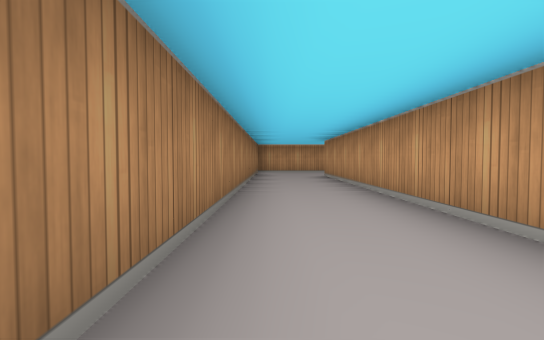
view 1 (above)

21 first-person views from a walk through a cub3D level. The camera is about half as high as the walls, tilts 2° down and sees 85° across. The floor is counted in squares. Each view is taken from the middle of a square. On the plan, view 1 faces up. The plan holds only what a view shows up to about 9 squares ahead; the rest is blank.

view 2
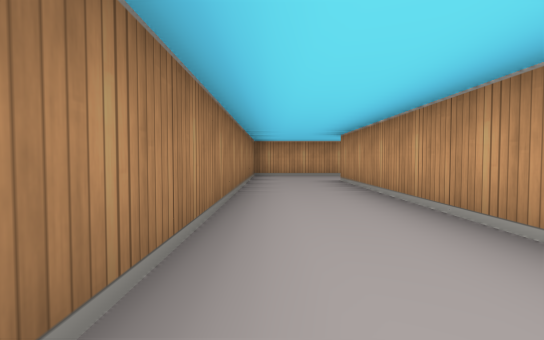

view 3
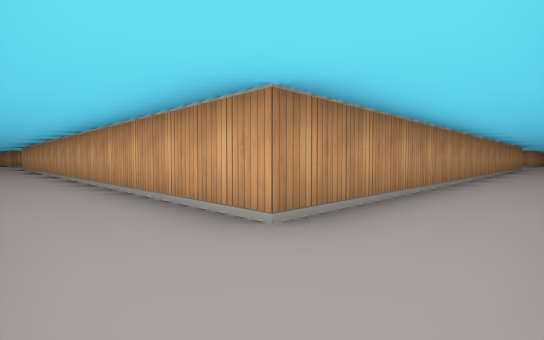

view 4
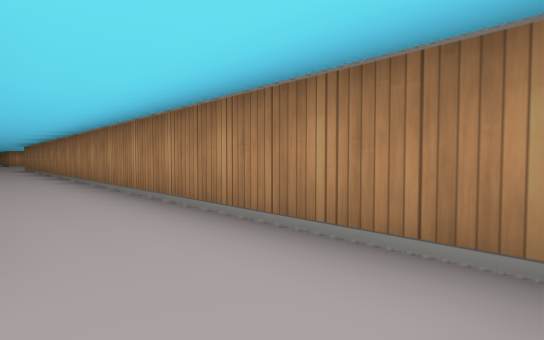

view 5
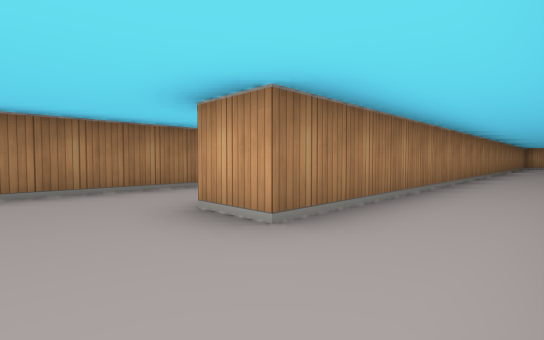

view 6
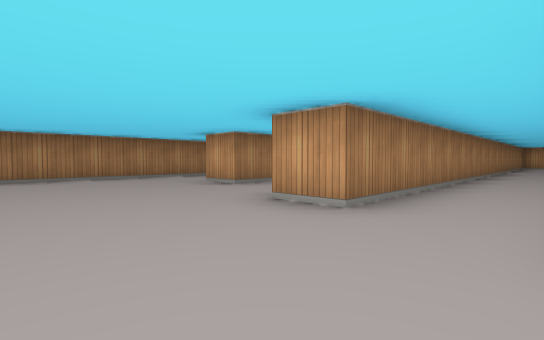

view 7
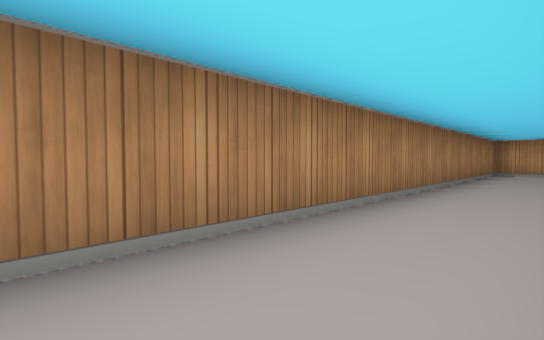

view 8
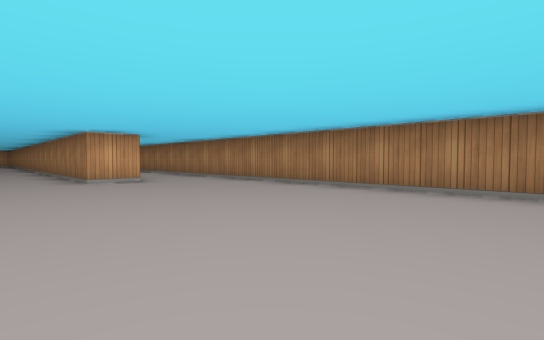

view 9
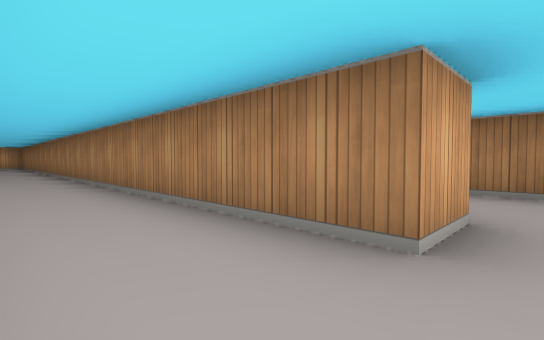

view 10
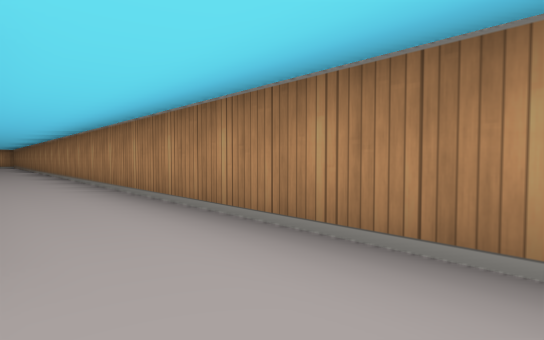

view 11
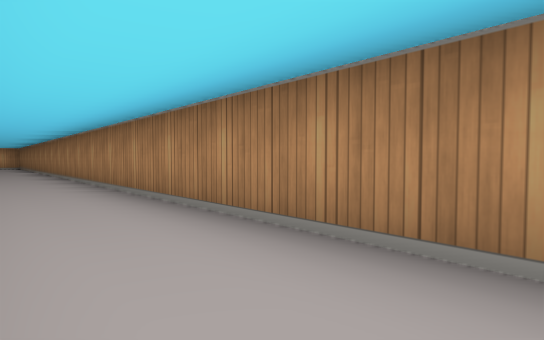

view 12
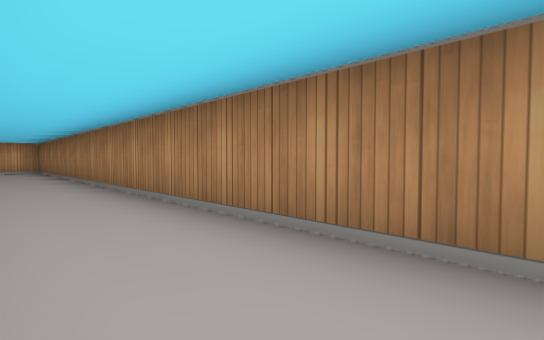

view 13
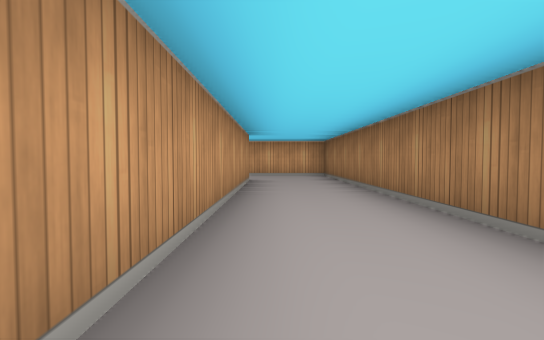

view 14
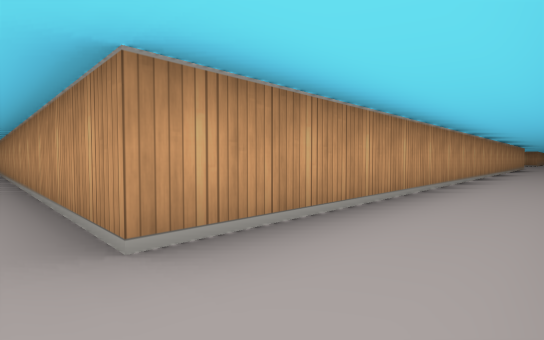

view 15
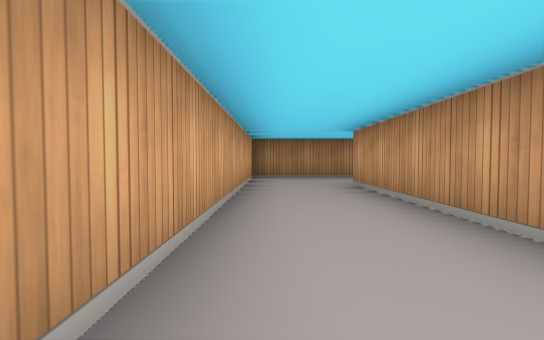

view 16
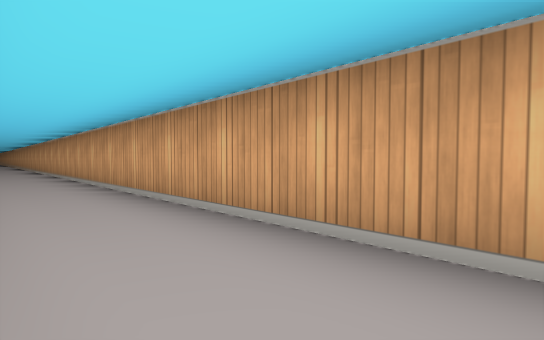

view 17
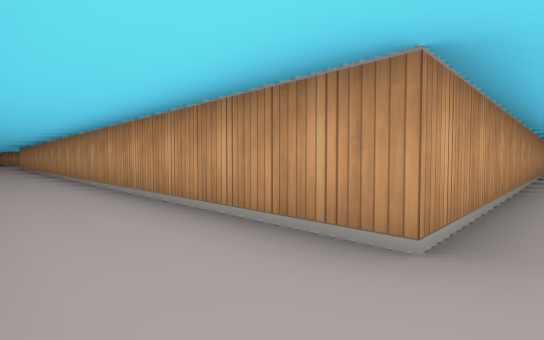

view 18
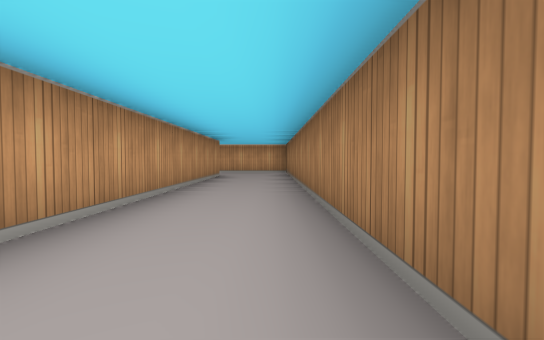

view 19
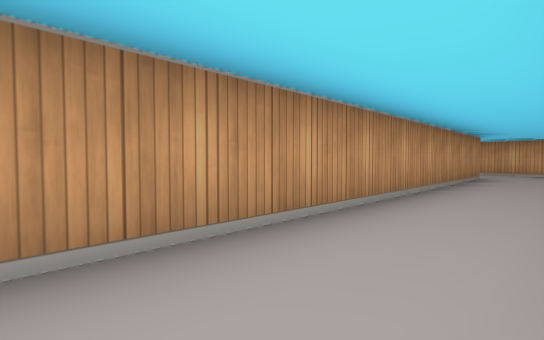

view 20
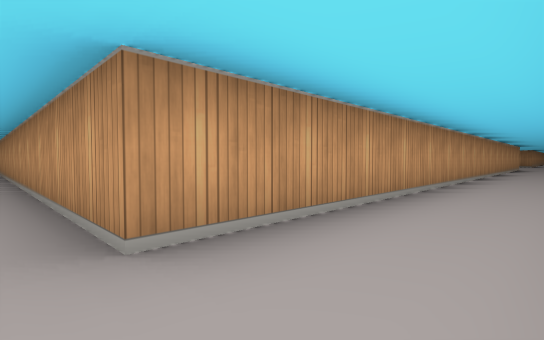

view 21
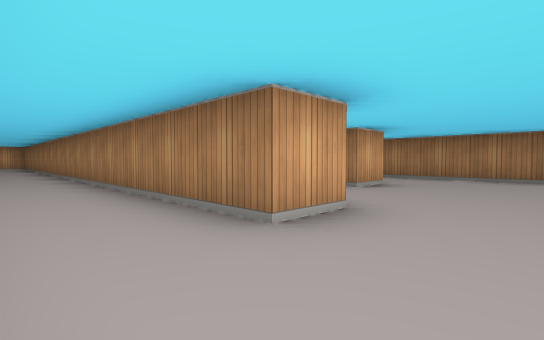

### Floor plan
Points are (right, up) in squares from view 1. A wall is a line through its corners. A room is listed if a view was taken in it or the views show most of it. See-through windows are left out.
Room 1 (views 1, 2, 3, 4, 5, 6, 7, 8, 10, 21)
walls: (1.5, -1.2) (1.5, 8.5); (-3.5, -5.1) (-3.5, -13.6); (1.4, -13.5) (2.5, -13.5); (3.6, 7.5) (2.5, 7.5) (2.5, -7.5) (1.5, -7.5); (-1.6, -14.5) (-0.5, -14.5); (2, 10.5) (-0.5, 10.5) (-0.5, -6.5) (-1.5, -6.5)
ways out: opening at (2, -13.6) to room 2; opening at (2.5, 8)
Room 2 (views 9, 11, 12, 13, 14, 15, 16, 17, 18, 19, 20)
walls: (12.2, -29.5) (1.5, -29.5) (1.5, -19.5); (9.2, -32.5) (-1.5, -32.5) (-1.5, -21.8); (0.4, -31.5) (1.9, -31.5); (2.5, -13.5) (2.5, -23.2); (-0.5, -14.5) (-0.5, -29.8); (-3.5, -13.6) (-3.5, -34.5) (12.2, -34.5)
ways out: opening at (2, -13.6) to room 1

Where each view was taken, in squares from view 1:
view 1: 0 up, 0 right, facing up
view 2: 2 up, 0 right, facing up
view 3: 10 up, 0 right, facing down-right
view 4: 10 up, 1 right, facing down-left
view 5: 8 down, 1 right, facing up-left
view 6: 10 down, 4 right, facing up-left
view 7: 3 down, 4 right, facing up-left
view 8: 8 down, 1 right, facing down-left
view 9: 14 down, 1 right, facing down-left
view 10: 13 down, 2 left, facing down-left
view 11: 16 down, 2 left, facing down-left
view 12: 22 down, 2 left, facing down-left
view 13: 26 down, 2 left, facing down
view 14: 34 down, 2 left, facing up-right
view 15: 34 down, 4 right, facing left
view 16: 33 down, 1 right, facing down-right
view 17: 33 down, 3 left, facing up-right
view 18: 21 down, 0 right, facing down
view 19: 21 down, 0 right, facing down-right
view 20: 31 down, 1 right, facing up-right
view 21: 12 down, 4 right, facing down-left
